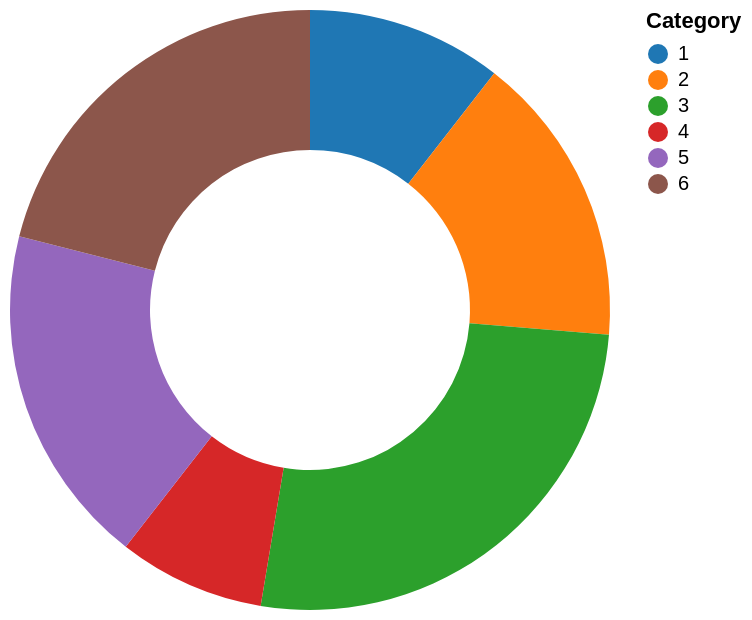

The specification (Vega-Lite) saved for this image:
### Vega-Lite specification from a JSON file in a GitHub repository (floating-point values rounded to 4 significant figures)
{"$schema": "https://vega.github.io/schema/vega-lite/v4.json", "description": "A simple pie chart with embedded data.", "width": "container", "height": "container", "resolve": {"scale": {"color": "independent"}}, "data": {"values": [{"category": 1, "value": 4}, {"category": 2, "value": 6}, {"category": 3, "value": 10}, {"category": 4, "value": 3}, {"category": 5, "value": 7}, {"category": 6, "value": 8}]}, "layer": [{"mark": {"type": "arc", "innerRadius": 80, "cornerRadius": 0, "padAngle": 0, "outerRadius": 150, "tooltip": true}, "encoding": {"theta": {"field": "value", "type": "quantitative", "stack": true}, "color": {"field": "category", "type": "nominal", "scale": {"range": ["#1f77b4", "#ff7f0e", "#2ca02c", "#d62728", "#9467bd", "#8c564b", "#e377c2", "#7f7f7f", "#bcbd22", "#17becf"]}, "legend": {"title": "Category", "orient": "right", "symbolType": "circle", "fillColor": "#ffffff"}}}}], "view": {"stroke": null}}
